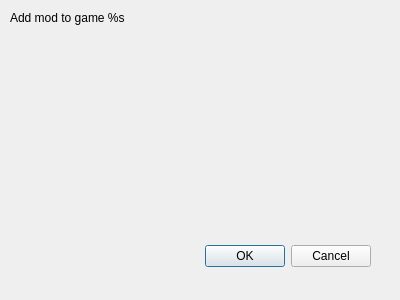
<?xml version="1.0" encoding="UTF-8"?>
<ui version="4.0">
 <class>dlgAddMod</class>
 <widget class="QDialog" name="dlgAddMod">
  <property name="geometry">
   <rect>
    <x>0</x>
    <y>0</y>
    <width>400</width>
    <height>300</height>
   </rect>
  </property>
  <property name="windowTitle">
   <string>Add a mod to a game</string>
  </property>
  <widget class="QDialogButtonBox" name="buttonBox">
   <property name="geometry">
    <rect>
     <x>30</x>
     <y>240</y>
     <width>341</width>
     <height>32</height>
    </rect>
   </property>
   <property name="orientation">
    <enum>Qt::Horizontal</enum>
   </property>
   <property name="standardButtons">
    <set>QDialogButtonBox::Cancel|QDialogButtonBox::Ok</set>
   </property>
  </widget>
  <widget class="QWidget" name="formLayoutWidget">
   <property name="geometry">
    <rect>
     <x>10</x>
     <y>40</y>
     <width>381</width>
     <height>191</height>
    </rect>
   </property>
   <layout class="QFormLayout" name="formLayoutAddMod"/>
  </widget>
  <widget class="QLabel" name="labelGame">
   <property name="geometry">
    <rect>
     <x>10</x>
     <y>10</y>
     <width>381</width>
     <height>16</height>
    </rect>
   </property>
   <property name="text">
    <string>Add mod to game %s</string>
   </property>
  </widget>
 </widget>
 <resources/>
 <connections>
  <connection>
   <sender>buttonBox</sender>
   <signal>accepted()</signal>
   <receiver>dlgAddMod</receiver>
   <slot>accept()</slot>
   <hints>
    <hint type="sourcelabel">
     <x>248</x>
     <y>254</y>
    </hint>
    <hint type="destinationlabel">
     <x>157</x>
     <y>274</y>
    </hint>
   </hints>
  </connection>
  <connection>
   <sender>buttonBox</sender>
   <signal>rejected()</signal>
   <receiver>dlgAddMod</receiver>
   <slot>reject()</slot>
   <hints>
    <hint type="sourcelabel">
     <x>316</x>
     <y>260</y>
    </hint>
    <hint type="destinationlabel">
     <x>286</x>
     <y>274</y>
    </hint>
   </hints>
  </connection>
 </connections>
</ui>
